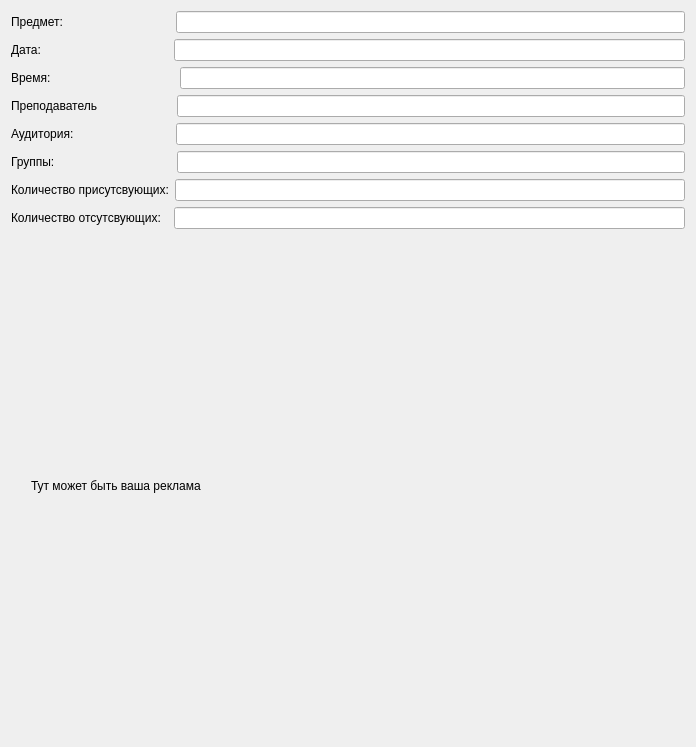
<?xml version="1.0" encoding="UTF-8"?>
<ui version="4.0">
 <class>infoLesson</class>
 <widget class="QDialog" name="infoLesson">
  <property name="geometry">
   <rect>
    <x>0</x>
    <y>0</y>
    <width>696</width>
    <height>747</height>
   </rect>
  </property>
  <property name="windowTitle">
   <string>Информация о паре</string>
  </property>
  <property name="windowIcon">
   <iconset resource="logo.qrc">
    <normaloff>:/new/prefix1/1_2.ico</normaloff>:/new/prefix1/1_2.ico</iconset>
  </property>
  <layout class="QGridLayout" name="gridLayout">
   <item row="0" column="0">
    <layout class="QVBoxLayout" name="verticalLayout">
     <item>
      <layout class="QHBoxLayout" name="horizontalLayout">
       <item>
        <widget class="QLabel" name="label">
         <property name="text">
          <string>Предмет:                                </string>
         </property>
        </widget>
       </item>
       <item>
        <widget class="QLineEdit" name="lesson">
         <property name="text">
          <string/>
         </property>
        </widget>
       </item>
      </layout>
     </item>
     <item>
      <layout class="QHBoxLayout" name="horizontalLayout_2">
       <item>
        <widget class="QLabel" name="label_2">
         <property name="text">
          <string>Дата:                                      </string>
         </property>
        </widget>
       </item>
       <item>
        <widget class="QLineEdit" name="date">
         <property name="text">
          <string/>
         </property>
        </widget>
       </item>
      </layout>
     </item>
     <item>
      <layout class="QHBoxLayout" name="horizontalLayout_3">
       <item>
        <widget class="QLabel" name="label_3">
         <property name="text">
          <string>Время:                                     </string>
         </property>
        </widget>
       </item>
       <item>
        <widget class="QLineEdit" name="time">
         <property name="text">
          <string/>
         </property>
        </widget>
       </item>
      </layout>
     </item>
     <item>
      <layout class="QHBoxLayout" name="horizontalLayout_4">
       <item>
        <widget class="QLabel" name="label_4">
         <property name="text">
          <string>Преподаватель                      </string>
         </property>
        </widget>
       </item>
       <item>
        <widget class="QLineEdit" name="lecturer">
         <property name="text">
          <string/>
         </property>
        </widget>
       </item>
      </layout>
     </item>
     <item>
      <layout class="QHBoxLayout" name="horizontalLayout_8">
       <item>
        <widget class="QLabel" name="label_8">
         <property name="text">
          <string>Аудитория:                             </string>
         </property>
        </widget>
       </item>
       <item>
        <widget class="QLineEdit" name="audit">
         <property name="text">
          <string/>
         </property>
        </widget>
       </item>
      </layout>
     </item>
     <item>
      <layout class="QHBoxLayout" name="horizontalLayout_5">
       <item>
        <widget class="QLabel" name="label_5">
         <property name="text">
          <string>Группы:                                   </string>
         </property>
        </widget>
       </item>
       <item>
        <widget class="QLineEdit" name="groups">
         <property name="text">
          <string/>
         </property>
        </widget>
       </item>
      </layout>
     </item>
     <item>
      <layout class="QHBoxLayout" name="horizontalLayout_6">
       <item>
        <widget class="QLabel" name="label_6">
         <property name="text">
          <string>Количество присутсвующих:</string>
         </property>
        </widget>
       </item>
       <item>
        <widget class="QLineEdit" name="attendance">
         <property name="text">
          <string/>
         </property>
        </widget>
       </item>
      </layout>
     </item>
     <item>
      <layout class="QHBoxLayout" name="horizontalLayout_7">
       <item>
        <widget class="QLabel" name="label_7">
         <property name="text">
          <string>Количество отсутсвующих:  </string>
         </property>
        </widget>
       </item>
       <item>
        <widget class="QLineEdit" name="noAttendance">
         <property name="text">
          <string/>
         </property>
        </widget>
       </item>
      </layout>
     </item>
    </layout>
   </item>
   <item row="1" column="0">
    <layout class="QHBoxLayout" name="horizontalLayout_9">
     <item>
      <spacer name="verticalSpacer">
       <property name="orientation">
        <enum>Qt::Vertical</enum>
       </property>
       <property name="sizeHint" stdset="0">
        <size>
         <width>20</width>
         <height>40</height>
        </size>
       </property>
      </spacer>
     </item>
     <item>
      <widget class="QLabel" name="foto">
       <property name="text">
        <string>Тут может быть ваша реклама</string>
       </property>
      </widget>
     </item>
     <item>
      <spacer name="verticalSpacer_2">
       <property name="orientation">
        <enum>Qt::Vertical</enum>
       </property>
       <property name="sizeHint" stdset="0">
        <size>
         <width>20</width>
         <height>40</height>
        </size>
       </property>
      </spacer>
     </item>
    </layout>
   </item>
  </layout>
 </widget>
 <resources>
  <include location="logo.qrc"/>
 </resources>
 <connections/>
</ui>
